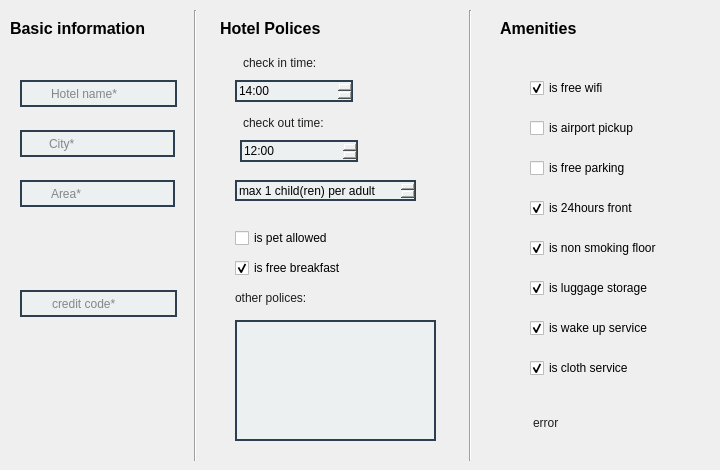
  <widget class="QWizardPage" name="hotel_information_page">
   <widget class="QLineEdit" name="name_lineedit">
    <property name="geometry">
     <rect>
      <x>20</x>
      <y>80</y>
      <width>157</width>
      <height>27</height>
     </rect>
    </property>
    <property name="styleSheet">
     <string notr="true">QLineEdit
{
  color: #1d1d1d;
  background-color: #ecf0f1;
  border: 2px solid #2c3e50;
  padding-left: 27px;
  font-family:&quot;Microsoft YaHei UI&quot;;
  text-align: left;
  padding-right: 50px;
  background-image: url(:/qss/icon/hotel.png);
  background-repeat:no-repeat;
  background-position: center left;
}


</string>
    </property>
    <property name="text">
     <string/>
    </property>
    <property name="placeholderText">
     <string>Hotel name*</string>
    </property>
   </widget>
   <widget class="QLineEdit" name="city_lineedit">
    <property name="geometry">
     <rect>
      <x>20</x>
      <y>130</y>
      <width>155</width>
      <height>27</height>
     </rect>
    </property>
    <property name="styleSheet">
     <string notr="true">QLineEdit
{
  color: #1d1d1d;
  background-color: #ecf0f1;
  border: 2px solid #2c3e50;
  padding-left: 25px;
  font-family:&quot;Microsoft YaHei UI&quot;;
  text-align: left;
  padding-right: 50px;
  background-image: url(:/qss/icon/location.png);
  background-repeat:no-repeat;
  background-position: center left;
}


</string>
    </property>
    <property name="text">
     <string/>
    </property>
    <property name="placeholderText">
     <string>City*</string>
    </property>
   </widget>
   <widget class="QLineEdit" name="area_lineedit">
    <property name="geometry">
     <rect>
      <x>20</x>
      <y>180</y>
      <width>155</width>
      <height>27</height>
     </rect>
    </property>
    <property name="styleSheet">
     <string notr="true">QLineEdit
{
  color: #1d1d1d;
  background-color: #ecf0f1;
  border: 2px solid #2c3e50;
  padding-left: 27px;
  font-family:&quot;Microsoft YaHei UI&quot;;
  text-align: left;
  background-image: url(:/qss/icon/area.png);
  background-repeat:no-repeat;
  background-position: center left;
}


</string>
    </property>
    <property name="text">
     <string/>
    </property>
    <property name="placeholderText">
     <string>Area*</string>
    </property>
   </widget>
   <widget class="Line" name="line">
    <property name="geometry">
     <rect>
      <x>185</x>
      <y>10</y>
      <width>20</width>
      <height>451</height>
     </rect>
    </property>
    <property name="orientation">
     <enum>Qt::Vertical</enum>
    </property>
   </widget>
   <widget class="QLineEdit" name="credit_lineedit">
    <property name="geometry">
     <rect>
      <x>20</x>
      <y>290</y>
      <width>157</width>
      <height>27</height>
     </rect>
    </property>
    <property name="styleSheet">
     <string notr="true">QLineEdit
{
  color: #1d1d1d;
  background-color: #ecf0f1;
  border: 2px solid #2c3e50;
  padding-left: 28px;
  font-family:&quot;Microsoft YaHei UI&quot;;
  text-align: left;
  padding-right: 50px;
  background-image: url(:/qss/icon/code.png);
  background-repeat:no-repeat;
  background-position: center left;
}


</string>
    </property>
    <property name="text">
     <string/>
    </property>
    <property name="placeholderText">
     <string>credit code*</string>
    </property>
   </widget>
   <widget class="QLabel" name="hotel_policies_label">
    <property name="geometry">
     <rect>
      <x>220</x>
      <y>20</y>
      <width>101</width>
      <height>16</height>
     </rect>
    </property>
    <property name="font">
     <font>
      <family>Microsoft JhengHei UI</family>
      <pointsize>12</pointsize>
      <weight>75</weight>
      <bold>true</bold>
     </font>
    </property>
    <property name="text">
     <string>Hotel Polices</string>
    </property>
   </widget>
   <widget class="QTimeEdit" name="check_in_timeedit">
    <property name="geometry">
     <rect>
      <x>235</x>
      <y>80</y>
      <width>118</width>
      <height>22</height>
     </rect>
    </property>
    <property name="font">
     <font>
      <family>Microsoft YaHei UI</family>
     </font>
    </property>
    <property name="styleSheet">
     <string notr="true">QTimeEdit::up-button,QDoubleSpinBox::up-button,QSpinBox::up-button {subcontrol-origin:border;
    subcontrol-position:right;
    image: url(:/qss/icon/double-right.png);
    width: 14px;
    height: 20px;  
       
}
QTimeEdit::down-button,QDoubleSpinBox::down-button,QSpinBox::down-button {subcontrol-origin:border;
    subcontrol-position:left;
    border-image: url(:/qss/icon/double-left.png);
    width: 14px;
    height: 20px;
   
}

QTimeEdit::up-button:hover,QDoubleSpinBox::up-button:hover,QSpinBox::up-button:hover {subcontrol-origin:border;
    subcontrol-position:right;
    image: url(:/qss/icon/double-right.png);
    width: 14px;
    height: 20px;
    background-color: #95a5a6;  
       
}
QTimeEdit::down-button:hover,QDoubleSpinBox::down-button:hover,QSpinBox::down-button:hover {subcontrol-origin:border;
    subcontrol-position:left;
    border-image: url(:/qss/icon/double-left.png);
    width: 14px;
    height: 20px;
    background-color: #95a5a6;
}

QTimeEdit,QDoubleSpinBox,QSpinBox {
   background-color:#ecf0f1;
   border: 2px solid #2c3e50;
   
}</string>
    </property>
    <property name="displayFormat">
     <string>h:mm</string>
    </property>
    <property name="calendarPopup">
     <bool>false</bool>
    </property>
    <property name="time">
     <time>
      <hour>14</hour>
      <minute>0</minute>
      <second>0</second>
     </time>
    </property>
   </widget>
   <widget class="QLabel" name="check_in_label">
    <property name="geometry">
     <rect>
      <x>210</x>
      <y>50</y>
      <width>131</width>
      <height>25</height>
     </rect>
    </property>
    <property name="styleSheet">
     <string notr="true">QLabel
{
  color: #1d1d1d;
  background-color: none;
  border: none;
  padding-left: 30px;
  font-family:&quot;Microsoft YaHei UI&quot;;
  text-align: left;
  background-image: url(:/qss/icon/time.png);
  background-repeat:no-repeat;
  background-position: center left;
}</string>
    </property>
    <property name="text">
     <string>check in time:</string>
    </property>
   </widget>
   <widget class="QLabel" name="check_out_label">
    <property name="geometry">
     <rect>
      <x>210</x>
      <y>110</y>
      <width>151</width>
      <height>25</height>
     </rect>
    </property>
    <property name="styleSheet">
     <string notr="true">QLabel
{
  color: #1d1d1d;
  background-color: none;
  border: none;
  padding-left: 30px;
  font-family:&quot;Microsoft YaHei UI&quot;;
  text-align: left;
  background-image: url(:/qss/icon/time.png);
  background-repeat:no-repeat;
  background-position: center left;
}</string>
    </property>
    <property name="text">
     <string>check out time:</string>
    </property>
   </widget>
   <widget class="QTimeEdit" name="check_out_timeedit">
    <property name="geometry">
     <rect>
      <x>240</x>
      <y>140</y>
      <width>118</width>
      <height>22</height>
     </rect>
    </property>
    <property name="font">
     <font>
      <family>Microsoft YaHei UI</family>
     </font>
    </property>
    <property name="styleSheet">
     <string notr="true">QTimeEdit::up-button,QDoubleSpinBox::up-button,QSpinBox::up-button {subcontrol-origin:border;
    subcontrol-position:right;
    image: url(:/qss/icon/double-right.png);
    width: 14px;
    height: 20px;  
       
}
QTimeEdit::down-button,QDoubleSpinBox::down-button,QSpinBox::down-button {subcontrol-origin:border;
    subcontrol-position:left;
    border-image: url(:/qss/icon/double-left.png);
    width: 14px;
    height: 20px;
   
}

QTimeEdit::up-button:hover,QDoubleSpinBox::up-button:hover,QSpinBox::up-button:hover {subcontrol-origin:border;
    subcontrol-position:right;
    image: url(:/qss/icon/double-right.png);
    width: 14px;
    height: 20px;
    background-color: #95a5a6;  
       
}
QTimeEdit::down-button:hover,QDoubleSpinBox::down-button:hover,QSpinBox::down-button:hover {subcontrol-origin:border;
    subcontrol-position:left;
    border-image: url(:/qss/icon/double-left.png);
    width: 14px;
    height: 20px;
    background-color: #95a5a6;
}

QTimeEdit,QDoubleSpinBox,QSpinBox {
   background-color:#ecf0f1;
   border: 2px solid #2c3e50;
   
}</string>
    </property>
    <property name="buttonSymbols">
     <enum>QAbstractSpinBox::UpDownArrows</enum>
    </property>
    <property name="currentSection">
     <enum>QDateTimeEdit::HourSection</enum>
    </property>
    <property name="displayFormat">
     <string>h:mm</string>
    </property>
    <property name="time">
     <time>
      <hour>12</hour>
      <minute>0</minute>
      <second>0</second>
     </time>
    </property>
   </widget>
   <widget class="QSpinBox" name="children_adult_spinbox">
    <property name="geometry">
     <rect>
      <x>235</x>
      <y>180</y>
      <width>181</width>
      <height>21</height>
     </rect>
    </property>
    <property name="font">
     <font>
      <family>Microsoft JhengHei UI</family>
     </font>
    </property>
    <property name="styleSheet">
     <string notr="true">QTimeEdit::up-button,QDoubleSpinBox::up-button,QSpinBox::up-button {subcontrol-origin:border;
    subcontrol-position:right;
    image: url(:/qss/icon/double-right.png);
    width: 14px;
    height: 20px;  
       
}
QTimeEdit::down-button,QDoubleSpinBox::down-button,QSpinBox::down-button {subcontrol-origin:border;
    subcontrol-position:left;
    border-image: url(:/qss/icon/double-left.png);
    width: 14px;
    height: 20px;
   
}

QTimeEdit::up-button:hover,QDoubleSpinBox::up-button:hover,QSpinBox::up-button:hover {subcontrol-origin:border;
    subcontrol-position:right;
    image: url(:/qss/icon/double-right.png);
    width: 14px;
    height: 20px;
    background-color: #95a5a6;  
       
}
QTimeEdit::down-button:hover,QDoubleSpinBox::down-button:hover,QSpinBox::down-button:hover {subcontrol-origin:border;
    subcontrol-position:left;
    border-image: url(:/qss/icon/double-left.png);
    width: 14px;
    height: 20px;
    background-color: #95a5a6;
}

QTimeEdit,QDoubleSpinBox,QSpinBox {
   background-color:#ecf0f1;
   border: 2px solid #2c3e50;
   
}</string>
    </property>
    <property name="suffix">
     <string> child(ren) per adult</string>
    </property>
    <property name="prefix">
     <string>max </string>
    </property>
    <property name="value">
     <number>1</number>
    </property>
   </widget>
   <widget class="QCheckBox" name="is_pet_allow_checkbox">
    <property name="geometry">
     <rect>
      <x>235</x>
      <y>230</y>
      <width>161</width>
      <height>16</height>
     </rect>
    </property>
    <property name="font">
     <font>
      <family>Microsoft YaHei UI</family>
     </font>
    </property>
    <property name="text">
     <string>is pet allowed</string>
    </property>
   </widget>
   <widget class="QCheckBox" name="is_free_breakfast_checkbox">
    <property name="geometry">
     <rect>
      <x>235</x>
      <y>260</y>
      <width>161</width>
      <height>16</height>
     </rect>
    </property>
    <property name="font">
     <font>
      <family>Microsoft YaHei UI</family>
     </font>
    </property>
    <property name="text">
     <string>is free breakfast</string>
    </property>
    <property name="checked">
     <bool>true</bool>
    </property>
    <property name="tristate">
     <bool>false</bool>
    </property>
   </widget>
   <widget class="QLabel" name="label">
    <property name="geometry">
     <rect>
      <x>235</x>
      <y>290</y>
      <width>111</width>
      <height>16</height>
     </rect>
    </property>
    <property name="styleSheet">
     <string notr="true">QLabel
{
  color: #1d1d1d;
  background-color: none;
  border: none;

  font-family:&quot;Microsoft YaHei UI&quot;;
}</string>
    </property>
    <property name="text">
     <string>other polices:</string>
    </property>
   </widget>
   <widget class="QTextEdit" name="others_textedit">
    <property name="geometry">
     <rect>
      <x>235</x>
      <y>320</y>
      <width>201</width>
      <height>121</height>
     </rect>
    </property>
    <property name="styleSheet">
     <string notr="true">QTextEdit
{
  color: #1d1d1d;
  background-color: #ecf0f1;
  border: 2px solid #2c3e50;
  font-family:&quot;Microsoft YaHei UI&quot;;
}


</string>
    </property>
   </widget>
   <widget class="Line" name="line_2">
    <property name="geometry">
     <rect>
      <x>460</x>
      <y>10</y>
      <width>20</width>
      <height>451</height>
     </rect>
    </property>
    <property name="orientation">
     <enum>Qt::Vertical</enum>
    </property>
   </widget>
   <widget class="QLabel" name="Amenities_label">
    <property name="geometry">
     <rect>
      <x>500</x>
      <y>20</y>
      <width>101</width>
      <height>16</height>
     </rect>
    </property>
    <property name="font">
     <font>
      <family>Microsoft JhengHei UI</family>
      <pointsize>12</pointsize>
      <weight>75</weight>
      <bold>true</bold>
     </font>
    </property>
    <property name="text">
     <string>Amenities</string>
    </property>
   </widget>
   <widget class="QCheckBox" name="wifi_checkbox">
    <property name="geometry">
     <rect>
      <x>530</x>
      <y>80</y>
      <width>111</width>
      <height>16</height>
     </rect>
    </property>
    <property name="font">
     <font>
      <family>Microsoft YaHei UI</family>
     </font>
    </property>
    <property name="text">
     <string>is free wifi</string>
    </property>
    <property name="checked">
     <bool>true</bool>
    </property>
   </widget>
   <widget class="QCheckBox" name="airport_checkbox">
    <property name="geometry">
     <rect>
      <x>530</x>
      <y>120</y>
      <width>131</width>
      <height>16</height>
     </rect>
    </property>
    <property name="font">
     <font>
      <family>Microsoft YaHei UI</family>
     </font>
    </property>
    <property name="text">
     <string>is airport pickup</string>
    </property>
   </widget>
   <widget class="QCheckBox" name="parking_checkbox">
    <property name="geometry">
     <rect>
      <x>530</x>
      <y>160</y>
      <width>111</width>
      <height>16</height>
     </rect>
    </property>
    <property name="font">
     <font>
      <family>Microsoft YaHei UI</family>
     </font>
    </property>
    <property name="text">
     <string>is free parking</string>
    </property>
   </widget>
   <widget class="QCheckBox" name="front24_checkbox">
    <property name="geometry">
     <rect>
      <x>530</x>
      <y>200</y>
      <width>121</width>
      <height>16</height>
     </rect>
    </property>
    <property name="font">
     <font>
      <family>Microsoft YaHei UI</family>
     </font>
    </property>
    <property name="text">
     <string>is 24hours front</string>
    </property>
    <property name="checked">
     <bool>true</bool>
    </property>
   </widget>
   <widget class="QCheckBox" name="nonsomking_checkbox">
    <property name="geometry">
     <rect>
      <x>530</x>
      <y>240</y>
      <width>151</width>
      <height>16</height>
     </rect>
    </property>
    <property name="font">
     <font>
      <family>Microsoft YaHei UI</family>
     </font>
    </property>
    <property name="text">
     <string>is non smoking floor</string>
    </property>
    <property name="checked">
     <bool>true</bool>
    </property>
   </widget>
   <widget class="QCheckBox" name="luggage_storage_checkbox">
    <property name="geometry">
     <rect>
      <x>530</x>
      <y>280</y>
      <width>151</width>
      <height>16</height>
     </rect>
    </property>
    <property name="font">
     <font>
      <family>Microsoft YaHei UI</family>
     </font>
    </property>
    <property name="text">
     <string>is luggage storage</string>
    </property>
    <property name="checked">
     <bool>true</bool>
    </property>
   </widget>
   <widget class="QCheckBox" name="wakeup_checkbox">
    <property name="geometry">
     <rect>
      <x>530</x>
      <y>320</y>
      <width>151</width>
      <height>16</height>
     </rect>
    </property>
    <property name="font">
     <font>
      <family>Microsoft YaHei UI</family>
     </font>
    </property>
    <property name="text">
     <string>is wake up service</string>
    </property>
    <property name="checked">
     <bool>true</bool>
    </property>
   </widget>
   <widget class="QCheckBox" name="cloth_service_checkbox">
    <property name="geometry">
     <rect>
      <x>530</x>
      <y>360</y>
      <width>151</width>
      <height>16</height>
     </rect>
    </property>
    <property name="font">
     <font>
      <family>Microsoft YaHei UI</family>
     </font>
    </property>
    <property name="text">
     <string>is cloth service</string>
    </property>
    <property name="checked">
     <bool>true</bool>
    </property>
   </widget>
   <widget class="QLabel" name="basic_information_label">
    <property name="geometry">
     <rect>
      <x>10</x>
      <y>20</y>
      <width>141</width>
      <height>16</height>
     </rect>
    </property>
    <property name="font">
     <font>
      <family>Microsoft JhengHei UI</family>
      <pointsize>12</pointsize>
      <weight>75</weight>
      <bold>true</bold>
     </font>
    </property>
    <property name="text">
     <string>Basic information</string>
    </property>
   </widget>
   <widget class="QLabel" name="error_label_info">
    <property name="geometry">
     <rect>
      <x>500</x>
      <y>410</y>
      <width>211</width>
      <height>25</height>
     </rect>
    </property>
    <property name="styleSheet">
     <string notr="true">QLabel
{
  color: #1d1d1d;
  background-color: none;
  border: none;
  padding-left: 30px;
  font-family:&quot;Microsoft YaHei UI&quot;;
  text-align: left;
  background-image: url(:/qss/icon/error.png);
  background-repeat:no-repeat;
  background-position: center left;
}</string>
    </property>
    <property name="text">
     <string>error</string>
    </property>
   </widget>
  </widget>
